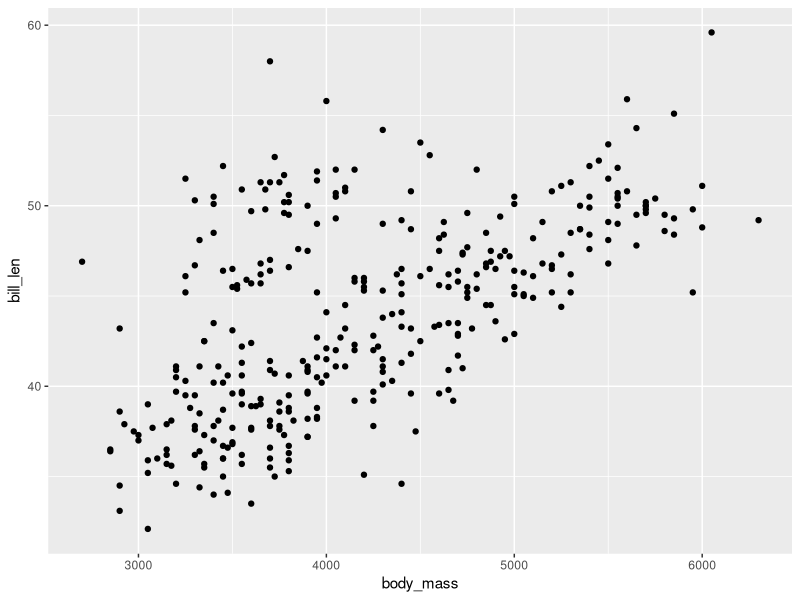

Write the R code that produced this figure.
## ---- chunk 1
knitr::opts_chunk$set(echo = TRUE)
## ---- chunk 2
library(tidyverse)
library(ggplot2)
dt <- penguins
ggplot(dt, aes(x = body_mass, y = bill_len)) +
  geom_point() #Quiero añadir la linea y no me acuerdo de cómo
